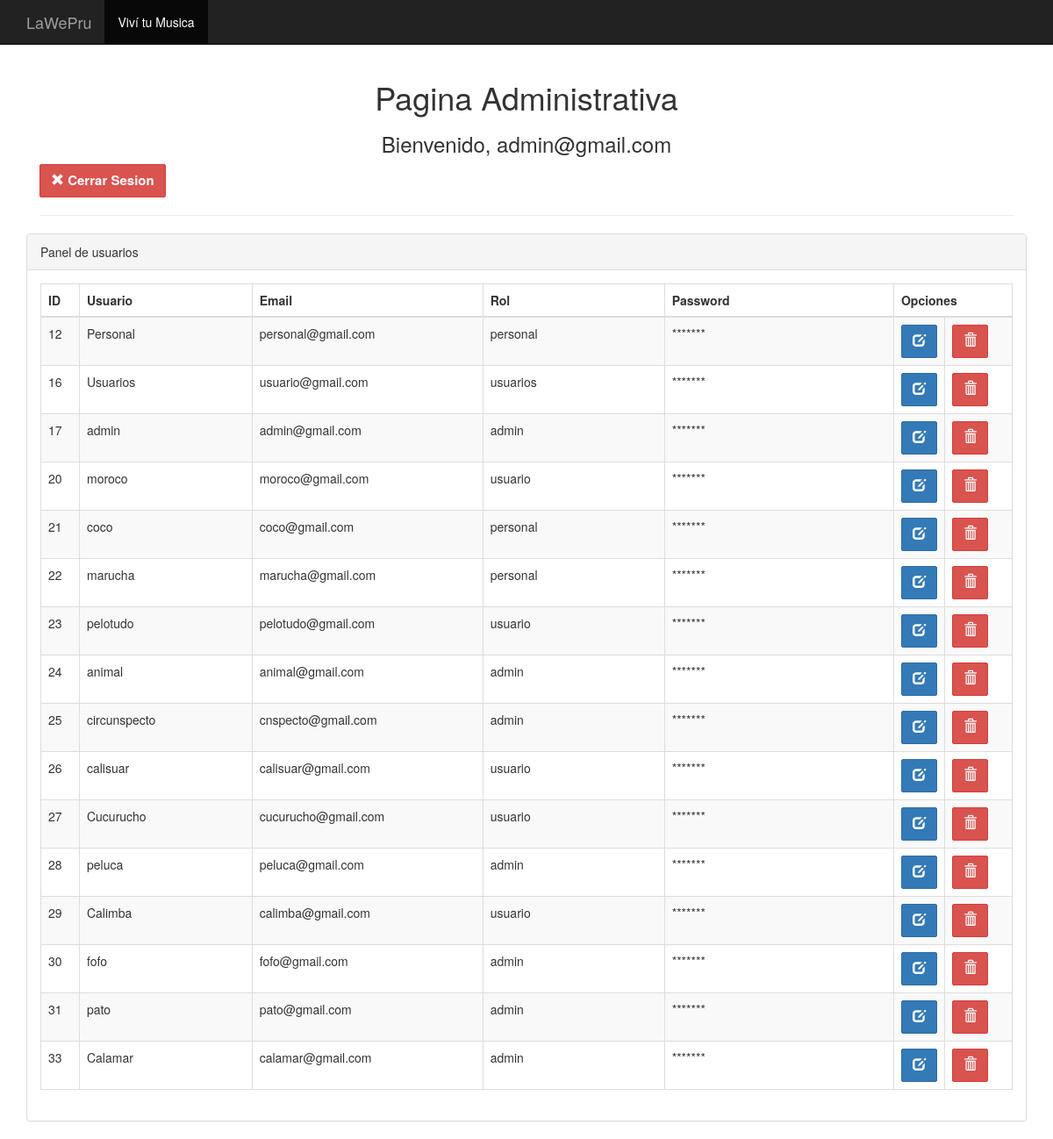
/principal/admin/users.php (signed in), run on the app's committed database.
### tables this page shows
CREATE TABLE `mainlogin` (
  `id` int(11) NOT NULL,
  `username` varchar(15) NOT NULL,
  `email` varchar(40) NOT NULL,
  `password` varchar(20) NOT NULL,
  `role` varchar(10) NOT NULL
);

### principal/admin/users.php (the view, shortened to what this page needs)
<!DOCTYPE html>
<html>
<head>
	<link rel="stylesheet" href="../bootstrap/css/bootstrap.min.css">
	<link rel="stylesheet" href="../css/main.css">
</head>
<body>
	<?php include("../header.php"); ?>
	<div class="wrapper">
		<div class="container">
			<div class="col-lg-12">
				<center>
					<h1>Pagina Administrativa</h1>
					<h3>
						<?php
						if (isset($_SESSION['admin_login'])) {
						?>
							Bienvenido,
						<?php
							echo $_SESSION['admin_login'];
						}
						?>
					</h3>
				</center>
				<a href="../cerrar_sesion.php"><button class="btn btn-danger text-left"><span class="glyphicon glyphicon-remove" aria-hidden="true"></span> Cerrar Sesion</button></a>
				<hr>
			</div>
			<br><br><br>
			<div class="row">
				<div class="col-lg-12">
					<div class="panel panel-default">
						<div class="panel-heading">
							Panel de usuarios
						</div>
						<div class="panel-body">
							<div class="table-responsive">
								<table class="table table-striped table-bordered table-hover">
									<thead>
										<tr>
											<th width="4%">ID</th>
											<th width="18%">Usuario</th>
											<th width="24%">Email</th>
											<th width="19%">Rol</th>
											<th width="24%">Password</th>
											<th colspan="2">Opciones</th>
										</tr>
									</thead>
									<tbody>
										<?php
										require_once '../DBconect.php';
										$select_stmt = $db->prepare("SELECT id,username,email,role FROM mainlogin");
										$select_stmt->execute();
										while ($row = $select_stmt->fetch(PDO::FETCH_ASSOC)) {
										?>
											<tr>
												<td><?php echo $row["id"]; ?></td>
												<td><?php echo $row["username"]; ?></td>
												<td><?php echo $row["email"]; ?></td>
												<td><?php echo $row["role"]; ?></td>
												<td>*******</td>
												<td width="4%"><button class="btn btn-primary"><span class="glyphicon glyphicon-edit" aria-hidden="true"></span></button></td>
												<td width="7%"><button class="btn btn-danger"><span class="glyphicon glyphicon-trash" aria-hidden="true"></span></button></td>
											</tr>
										<?php
										}
										?>
									</tbody>
								</table>
							</div>
						</div>
					</div>
				</div>
			</div>
		</div>
</body>
</html>

### principal/css/main.css (style rules this page uses)
.form-control, .btn { min-height: 38px; border-radius: 2px; }
.btn { font-size: 15px; font-weight: bold; }

### data on the page
mainlogin: id "12", username "Personal", email "personal@gmail.com", role "personal"
mainlogin: id "16", username "Usuarios", email "usuario@gmail.com", role "usuarios"
mainlogin: id "17", username "admin", email "admin@gmail.com", role "admin"
mainlogin: id "20", username "moroco", email "moroco@gmail.com", role "usuario"
mainlogin: id "21", username "coco", email "coco@gmail.com", role "personal"
mainlogin: id "22", username "marucha", email "marucha@gmail.com", role "personal"
mainlogin: id "23", username "pelotudo", email "pelotudo@gmail.com", role "usuario"
mainlogin: id "24", username "animal", email "animal@gmail.com", role "admin"
mainlogin: id "25", username "circunspecto", email "cnspecto@gmail.com", role "admin"
mainlogin: id "26", username "calisuar", email "calisuar@gmail.com", role "usuario"
mainlogin: id "27", username "Cucurucho", email "cucurucho@gmail.com", role "usuario"
mainlogin: id "28", username "peluca", email "peluca@gmail.com", role "admin"
mainlogin: id "29", username "Calimba", email "calimba@gmail.com", role "usuario"
mainlogin: id "30", username "fofo", email "fofo@gmail.com", role "admin"
mainlogin: id "31", username "pato", email "pato@gmail.com", role "admin"
mainlogin: id "33", username "Calamar", email "calamar@gmail.com", role "admin"

### other printed values
$_SESSION['admin_login'] "admin@gmail.com"
